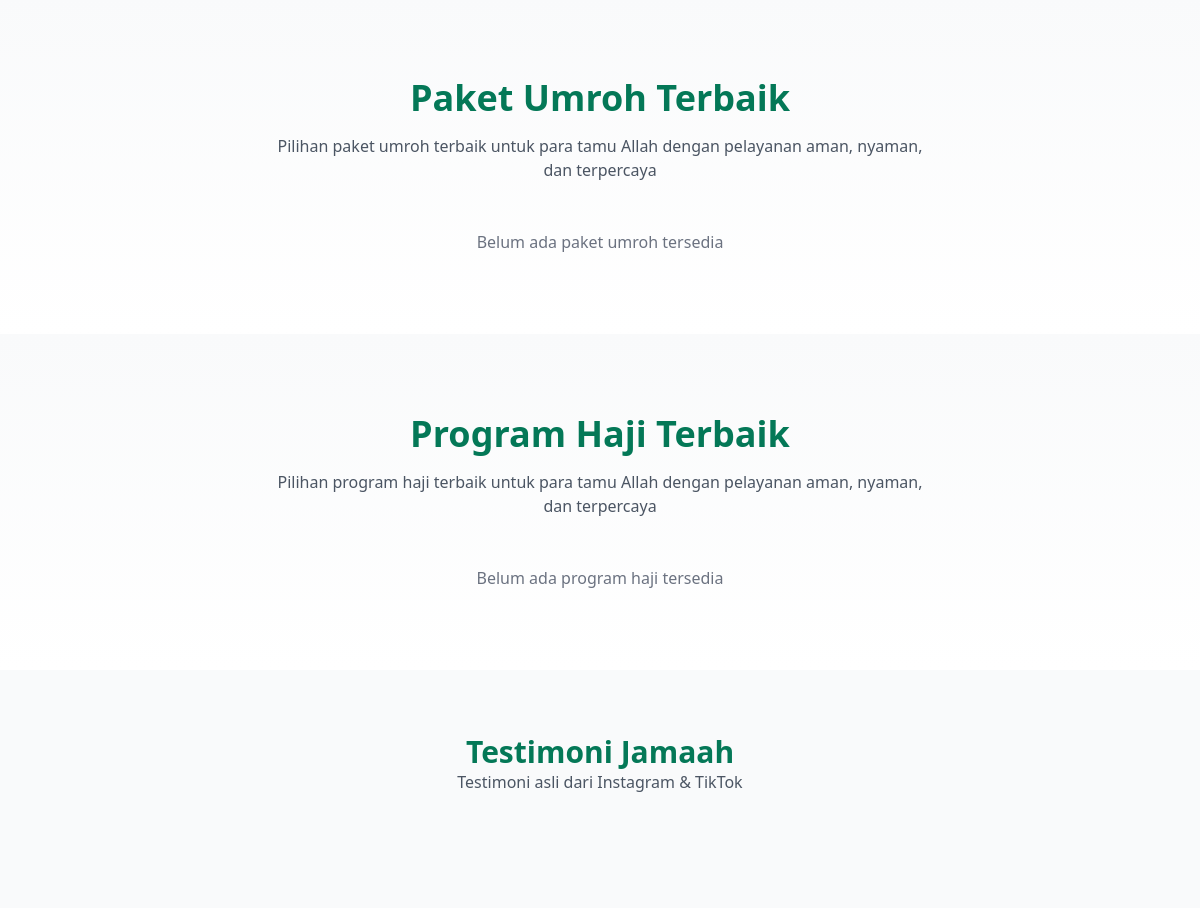
Before: / (middle part) with the older database file.
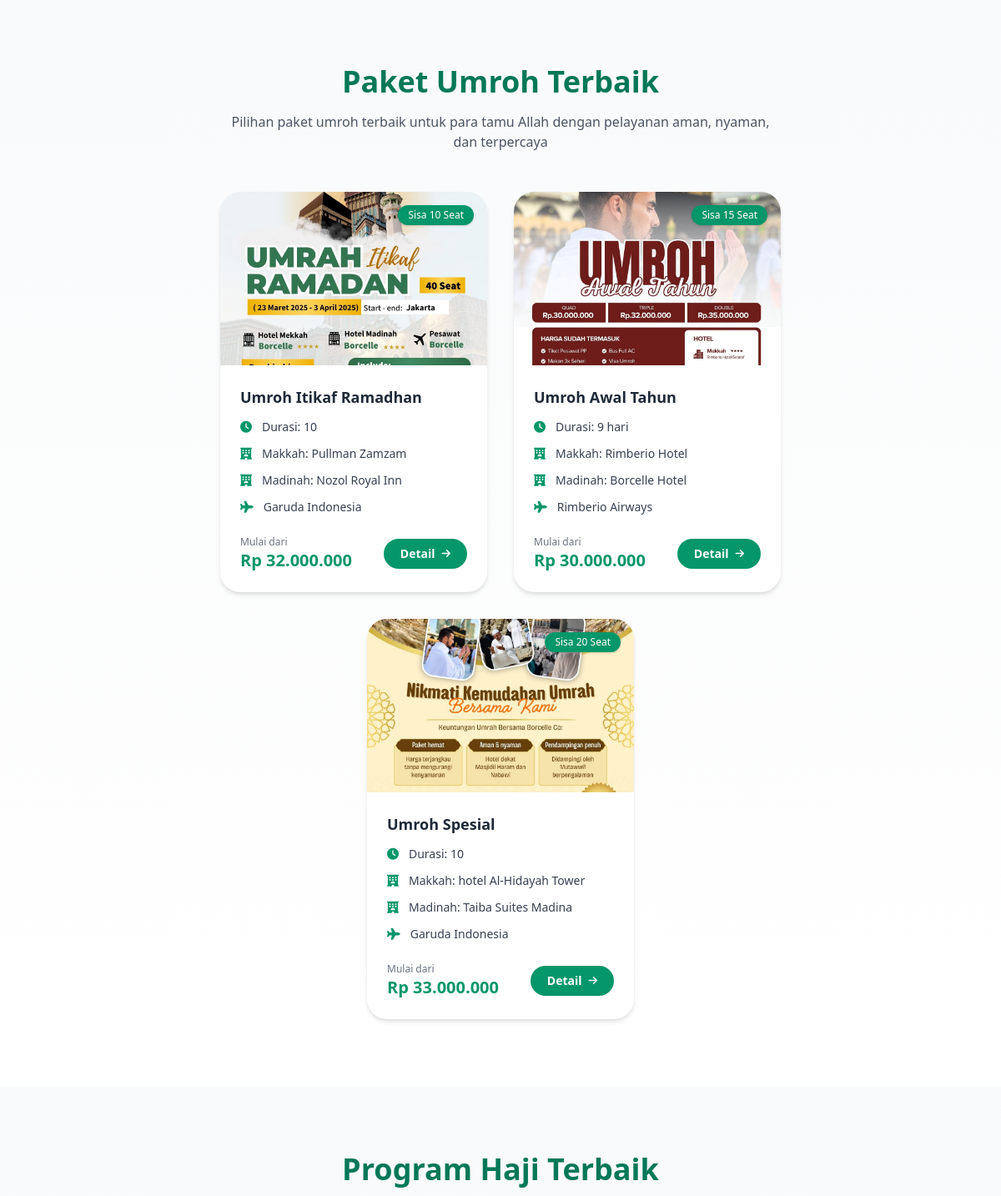
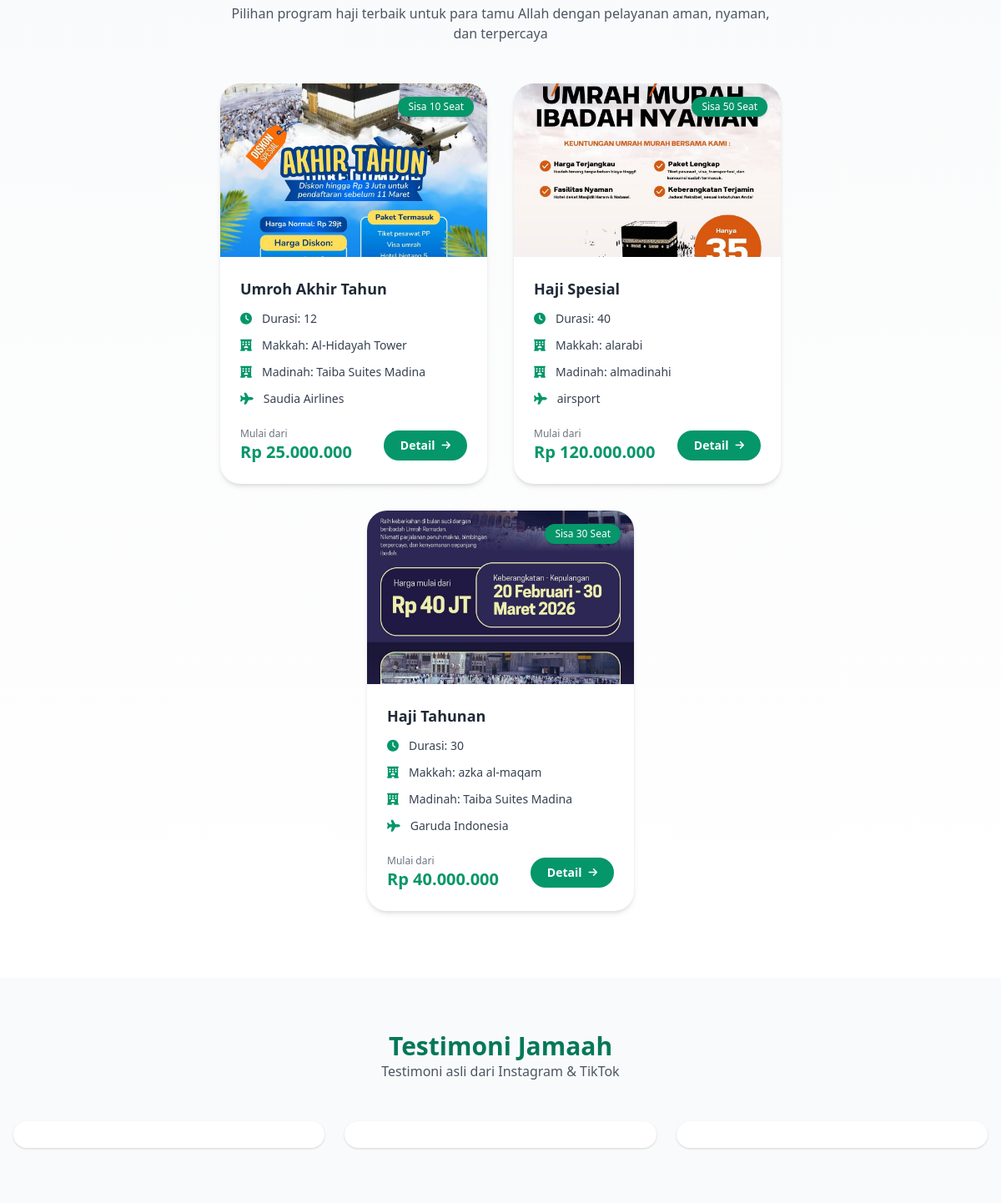
After: the same page with the newer database file (2 pictures, top to bottom).
### tables this page shows
CREATE TABLE `paket` (
  `id` int(11) NOT NULL,
  `judul` varchar(150) NOT NULL,
  `durasi` varchar(50) NOT NULL,
  `harga` int(11) NOT NULL,
  `hotel_makkah` varchar(150) NOT NULL,
  `hotel_madinah` varchar(150) NOT NULL,
  `maskapai` varchar(100) NOT NULL,
  `sisa_seat` int(11) NOT NULL,
  `gambar` varchar(150) NOT NULL,
  `status` enum('aktif','nonaktif') NOT NULL DEFAULT 'aktif'
);

CREATE TABLE `program_haji` (
  `id` int(11) NOT NULL,
  `judul` varchar(150) NOT NULL,
  `durasi` varchar(50) NOT NULL,
  `hotel_makkah` varchar(150) NOT NULL,
  `hotel_madinah` varchar(150) NOT NULL,
  `maskapai` varchar(100) NOT NULL,
  `sisa_seat` int(11) NOT NULL,
  `harga` int(15) NOT NULL,
  `gambar` varchar(255) NOT NULL,
  `created_at` timestamp NOT NULL DEFAULT current_timestamp(),
  `status` enum('aktif','nonaktif') NOT NULL DEFAULT 'aktif'
);

### index.php (the view, shortened to what the changed rows need)
<?php
include "config/koneksi.php";
$paket = mysqli_query($conn, "SELECT * FROM paket WHERE status='aktif'");
$program_haji = mysqli_query($conn, "SELECT * FROM program_haji WHERE status='aktif'");
?>
<!DOCTYPE html>
<html lang="id">
<head>
  <link rel="preload" href="https://cdn.jsdelivr.net/npm/tailwindcss@2.2.19/dist/tailwind.min.css" as="style"
    onload="this.onload=null;this.rel='stylesheet'" />
  <link rel="preload" href="https://cdnjs.cloudflare.com/ajax/libs/font-awesome/6.0.0/css/all.min.css" as="style"
    onload="this.onload=null;this.rel='stylesheet'" />
</head>
<body class="bg-gray-50 text-gray-700">
  <main>
    <section class="py-20 bg-gradient-to-b from-gray-50 to-white">
      <div class="container mx-auto px-4">
        <div class="text-center mb-12">
          <h2 class="text-4xl font-extrabold text-green-700">
            Paket Umroh Terbaik
          </h2>
        </div>
        <div class="flex flex-wrap justify-center gap-8">
          <?php if (mysqli_num_rows($paket) > 0) { ?>
            <?php while ($p = mysqli_fetch_assoc($paket)) { ?>
              <div
                class="w-80 bg-white rounded-3xl shadow-md hover:shadow-2xl transition-all duration-300 overflow-hidden group">
                <div class="relative">
                  <img src="assets/img/<?= htmlspecialchars($p['gambar']); ?>"
                    class="w-full h-52 object-cover group-hover:scale-105 transition duration-300">
                  <span class="absolute top-4 right-4 bg-green-600 text-white text-xs px-3 py-1 rounded-full shadow">
                    Sisa <?= htmlspecialchars($p['sisa_seat']); ?> Seat
                  </span>
                </div>
                <div class="p-6">
                  <h3 class="text-lg font-bold text-gray-800 mb-3">
                    <?= htmlspecialchars($p['judul']); ?>
                  </h3>
                  <ul class="space-y-3 text-sm text-gray-700">
                    <li class="flex items-center gap-3">
                      <i class="fa-solid fa-clock text-green-600"></i>
                      <span>Durasi: <?= htmlspecialchars($p['durasi']); ?></span>
                    </li>
                    <li class="flex items-center gap-3">
                      <i class="fa-solid fa-hotel text-green-600"></i>
                      <span>Makkah: <?= htmlspecialchars($p['hotel_makkah']); ?></span>
                    </li>
                    <li class="flex items-center gap-3">
                      <i class="fa-solid fa-hotel text-green-600"></i>
                      <span>Madinah: <?= htmlspecialchars($p['hotel_madinah']); ?></span>
                    </li>
                    <li class="flex items-center gap-3">
                      <i class="fa-solid fa-plane text-green-600"></i>
                      <span><?= htmlspecialchars($p['maskapai']); ?></span>
                    </li>
                  </ul>
                  <div class="mt-6 flex items-center justify-between">
                    <div>
                      <p class="text-xs text-gray-500">Mulai dari</p>
                      <p class="text-xl font-extrabold text-green-600">
                        Rp <?= number_format($p['harga'], 0, ',', '.'); ?>
                      </p>
                    </div>
                    <a href="detail_umroh.php?id=<?= $p['id']; ?>"
                      class="bg-green-600 hover:bg-green-700 text-white px-5 py-2 rounded-full text-sm font-semibold flex items-center gap-2 transition">
                      Detail
                      <i class="fa-solid fa-arrow-right text-xs"></i>
                    </a>
                  </div>
                </div>
              </div>
            <?php } ?>
          <?php } else { ?>
            <p class="text-center text-gray-500">
              Belum ada paket umroh tersedia
            </p>
          <?php } ?>
        </div>
      </div>
    </section>
    <section class="py-20 bg-gradient-to-b from-gray-50 to-white">
      <div class="container mx-auto px-4">
        <div class="text-center mb-12">
          <h2 class="text-4xl font-extrabold text-green-700">
            Program Haji Terbaik
          </h2>
        </div>
        <div class="flex flex-wrap justify-center gap-8">
          <?php if (mysqli_num_rows($program_haji) > 0) { ?>
            <?php while ($h = mysqli_fetch_assoc($program_haji)) { ?>
              <div
                class="w-80 bg-white rounded-3xl shadow-md hover:shadow-2xl transition-all duration-300 overflow-hidden group">
                <div class="relative">
                  <img src="assets/img/<?= htmlspecialchars($h['gambar']); ?>"
                    class="w-full h-52 object-cover group-hover:scale-105 transition duration-300">
                  <span class="absolute top-4 right-4 bg-green-600 text-white text-xs px-3 py-1 rounded-full shadow">
                    Sisa
                    <?= htmlspecialchars($h['sisa_seat']); ?> Seat
                  </span>
                </div>
                <div class="p-6">
                  <h3 class="text-lg font-bold text-gray-800 mb-3">
                    <?= htmlspecialchars($h['judul']); ?>
                  </h3>
                  <ul class="space-y-3 text-sm text-gray-700">
                    <li class="flex items-center gap-3">
                      <i class="fa-solid fa-clock text-green-600"></i>
                      <span>Durasi:
                        <?= htmlspecialchars($h['durasi']); ?>
                      </span>
                    </li>
                    <li class="flex items-center gap-3">
                      <i class="fa-solid fa-hotel text-green-600"></i>
                      <span>Makkah:
                        <?= htmlspecialchars($h['hotel_makkah']); ?>
                      </span>
                    </li>
                    <li class="flex items-center gap-3">
                      <i class="fa-solid fa-hotel text-green-600"></i>
                      <span>Madinah:
                        <?= htmlspecialchars($h['hotel_madinah']); ?>
                      </span>
                    </li>
                    <li class="flex items-center gap-3">
                      <i class="fa-solid fa-plane text-green-600"></i>
                      <span>
                        <?= htmlspecialchars($h['maskapai']); ?>
                      </span>
                    </li>
                  </ul>
                  <div class="mt-6 flex items-center justify-between">
                    <div>
                      <p class="text-xs text-gray-500">Mulai dari</p>
                      <p class="text-xl font-extrabold text-green-600">
                        Rp
                        <?= number_format($h['harga'], 0, ',', '.'); ?>
                      </p>
                    </div>
                    <a href="detail_haji.php?id=<?= $h['id']; ?>"
                      class="bg-green-600 hover:bg-green-700 text-white px-5 py-2 rounded-full text-sm font-semibold flex items-center gap-2 transition">
                      Detail
                      <i class="fa-solid fa-arrow-right text-xs"></i>
                    </a>
                  </div>
                </div>
              </div>
            <?php } ?>
          <?php } else { ?>
            <p class="text-center text-gray-500">
              Belum ada program haji tersedia
            </p>
          <?php } ?>
        </div>
      </div>
    </section>
    <section id="testimoni" class="bg-gray-50 py-16 px-4">
      <div class="max-w-7xl mx-auto">
        <div class="text-center mb-12">
          <h2 class="text-3xl font-bold text-green-700">
            Testimoni Jamaah
          </h2>
        </div>
    </section>
</body>
</html>

Changed rows visible on the page:
added paket: gambar (picture), sisa_seat "10", judul "Umroh Itikaf Ramadhan", durasi "10", hotel_makkah "Pullman Zamzam", hotel_madinah "Nozol Royal Inn", maskapai "Garuda Indonesia", harga "32.000.000"
added paket: gambar (picture), sisa_seat "15", judul "Umroh Awal Tahun", durasi "9 hari", hotel_makkah "Rimberio Hotel", hotel_madinah "Borcelle Hotel", maskapai "Rimberio Airways", harga "30.000.000"
added paket: gambar (picture), sisa_seat "20", judul "Umroh Spesial", durasi "10", hotel_makkah "hotel Al-Hidayah Tower", hotel_madinah "Taiba Suites Madina", maskapai "Garuda Indonesia", harga "33.000.000"
added program_haji: gambar (picture), sisa_seat "10", judul "Umroh Akhir Tahun", durasi "12", hotel_makkah "Al-Hidayah Tower", hotel_madinah "Taiba Suites Madina", maskapai "Saudia Airlines", harga "25.000.000"
added program_haji: gambar (picture), sisa_seat "50", judul "Haji Spesial", durasi "40", hotel_makkah "alarabi", hotel_madinah "almadinahi", maskapai "airsport", harga "120.000.000"
added program_haji: gambar (picture), sisa_seat "30", judul "Haji Tahunan", durasi "30", hotel_makkah "azka al-maqam", hotel_madinah "Taiba Suites Madina", maskapai "Garuda Indonesia", harga "40.000.000"
Other visible differences:
text no longer shown: "Belum ada paket umroh tersedia Belum ada program haji tersedia"
